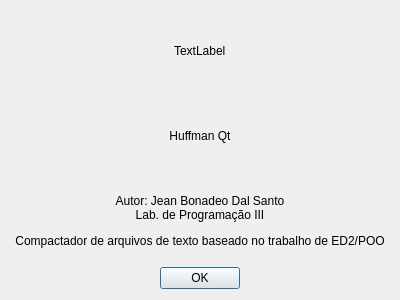
<?xml version="1.0" encoding="UTF-8"?>
<ui version="4.0">
 <class>AboutDialog</class>
 <widget class="QDialog" name="AboutDialog">
  <property name="geometry">
   <rect>
    <x>0</x>
    <y>0</y>
    <width>400</width>
    <height>300</height>
   </rect>
  </property>
  <property name="windowTitle">
   <string>Dialog</string>
  </property>
  <layout class="QVBoxLayout" name="verticalLayout">
   <item>
    <layout class="QHBoxLayout" name="horizontalLayout">
     <item>
      <spacer name="horizontalSpacer">
       <property name="orientation">
        <enum>Qt::Orientation::Horizontal</enum>
       </property>
       <property name="sizeHint" stdset="0">
        <size>
         <width>40</width>
         <height>20</height>
        </size>
       </property>
      </spacer>
     </item>
     <item>
      <widget class="QLabel" name="label_icon">
       <property name="text">
        <string>TextLabel</string>
       </property>
      </widget>
     </item>
     <item>
      <spacer name="horizontalSpacer_2">
       <property name="orientation">
        <enum>Qt::Orientation::Horizontal</enum>
       </property>
       <property name="sizeHint" stdset="0">
        <size>
         <width>40</width>
         <height>20</height>
        </size>
       </property>
      </spacer>
     </item>
    </layout>
   </item>
   <item>
    <widget class="QLabel" name="label_title">
     <property name="text">
      <string>Huffman Qt</string>
     </property>
     <property name="alignment">
      <set>Qt::AlignmentFlag::AlignCenter</set>
     </property>
    </widget>
   </item>
   <item>
    <widget class="QLabel" name="label_3">
     <property name="text">
      <string>&lt;html&gt;&lt;head/&gt;&lt;body&gt;&lt;p&gt;Autor: Jean Bonadeo Dal Santo&lt;br/&gt;Lab. de Programação III&lt;/p&gt;&lt;p&gt;Compactador de arquivos de texto baseado no trabalho de ED2/POO&lt;/p&gt;&lt;/body&gt;&lt;/html&gt;</string>
     </property>
     <property name="alignment">
      <set>Qt::AlignmentFlag::AlignCenter</set>
     </property>
    </widget>
   </item>
   <item>
    <layout class="QHBoxLayout" name="horizontalLayout_2">
     <item>
      <spacer name="horizontalSpacer_3">
       <property name="orientation">
        <enum>Qt::Orientation::Horizontal</enum>
       </property>
       <property name="sizeHint" stdset="0">
        <size>
         <width>40</width>
         <height>20</height>
        </size>
       </property>
      </spacer>
     </item>
     <item>
      <widget class="QPushButton" name="pushButton_ok">
       <property name="text">
        <string>OK</string>
       </property>
      </widget>
     </item>
     <item>
      <spacer name="horizontalSpacer_4">
       <property name="orientation">
        <enum>Qt::Orientation::Horizontal</enum>
       </property>
       <property name="sizeHint" stdset="0">
        <size>
         <width>40</width>
         <height>20</height>
        </size>
       </property>
      </spacer>
     </item>
    </layout>
   </item>
  </layout>
 </widget>
 <resources/>
 <connections/>
</ui>
